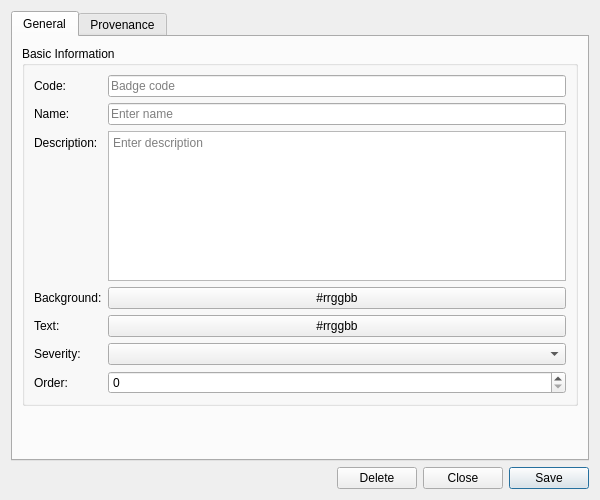
<?xml version="1.0" encoding="UTF-8"?>
<ui version="4.0">
 <class>BadgeDefinitionDetailDialog</class>
 <widget class="QWidget" name="BadgeDefinitionDetailDialog">
  <property name="geometry">
   <rect>
    <x>0</x>
    <y>0</y>
    <width>600</width>
    <height>500</height>
   </rect>
  </property>
  <property name="sizePolicy">
   <sizepolicy hsizetype="Preferred" vsizetype="Preferred">
    <horstretch>0</horstretch>
    <verstretch>0</verstretch>
   </sizepolicy>
  </property>
  <property name="minimumSize">
   <size>
    <width>600</width>
    <height>500</height>
   </size>
  </property>
  <property name="windowTitle">
   <string>Badge Definition Details</string>
  </property>
  <layout class="QVBoxLayout" name="verticalLayout">
   <item>
    <widget class="QTabWidget" name="tabWidget">
     <property name="currentIndex"><number>0</number></property>
     <widget class="QWidget" name="generalTab">
      <attribute name="title"><string>General</string></attribute>
      <layout class="QVBoxLayout" name="generalLayout">
       <item>
        <widget class="QGroupBox" name="basicInfoGroup">
         <property name="title">
          <string>Basic Information</string>
         </property>
         <layout class="QFormLayout" name="formLayout">
          <item row="0" column="0">
           <widget class="QLabel" name="labelCode">
            <property name="text">
             <string>Code:</string>
            </property>
           </widget>
          </item>
          <item row="0" column="1">
           <widget class="QLineEdit" name="codeEdit">
            <property name="placeholderText">
             <string>Badge code</string>
            </property>
            <property name="readOnly">
             <bool>true</bool>
            </property>
           </widget>
          </item>
          <item row="1" column="0">
           <widget class="QLabel" name="labelName">
            <property name="text">
             <string>Name:</string>
            </property>
           </widget>
          </item>
          <item row="1" column="1">
           <widget class="QLineEdit" name="nameEdit">
            <property name="placeholderText">
             <string>Enter name</string>
            </property>
           </widget>
          </item>
          <item row="2" column="0">
           <widget class="QLabel" name="labelDescription">
            <property name="text">
             <string>Description:</string>
            </property>
           </widget>
          </item>
          <item row="2" column="1">
           <widget class="QPlainTextEdit" name="descriptionEdit">
            <property name="minimumSize">
             <size>
              <width>0</width>
              <height>80</height>
             </size>
            </property>
            <property name="maximumSize">
             <size>
              <width>16777215</width>
              <height>150</height>
             </size>
            </property>
            <property name="placeholderText">
             <string>Enter description</string>
            </property>
           </widget>
          </item>
          <item row="3" column="0">
           <widget class="QLabel" name="labelBackgroundColour">
            <property name="text">
             <string>Background:</string>
            </property>
           </widget>
          </item>
          <item row="3" column="1">
           <widget class="QPushButton" name="backgroundColourButton">
            <property name="text">
             <string>#rrggbb</string>
            </property>
           </widget>
          </item>
          <item row="4" column="0">
           <widget class="QLabel" name="labelTextColour">
            <property name="text">
             <string>Text:</string>
            </property>
           </widget>
          </item>
          <item row="4" column="1">
           <widget class="QPushButton" name="textColourButton">
            <property name="text">
             <string>#rrggbb</string>
            </property>
           </widget>
          </item>
          <item row="5" column="0">
           <widget class="QLabel" name="labelSeverityCode">
            <property name="text">
             <string>Severity:</string>
            </property>
           </widget>
          </item>
          <item row="5" column="1">
           <widget class="QComboBox" name="severityCodeCombo">
            <property name="insertPolicy">
             <enum>QComboBox::NoInsert</enum>
            </property>
           </widget>
          </item>
          <item row="6" column="0">
           <widget class="QLabel" name="labelDisplayOrder">
            <property name="text">
             <string>Order:</string>
            </property>
           </widget>
          </item>
          <item row="6" column="1">
           <widget class="QSpinBox" name="displayOrderEdit">
            <property name="minimum">
             <number>0</number>
            </property>
            <property name="maximum">
             <number>9999</number>
            </property>
           </widget>
          </item>
         </layout>
        </widget>
       </item>
       <item>
        <spacer name="verticalSpacer">
         <property name="orientation">
          <enum>Qt::Vertical</enum>
         </property>
         <property name="sizeHint" stdset="0">
          <size>
           <width>20</width>
           <height>40</height>
          </size>
         </property>
        </spacer>
       </item>
      </layout>
     </widget>
     <widget class="QWidget" name="provenanceTab">
      <attribute name="title"><string>Provenance</string></attribute>
      <layout class="QVBoxLayout" name="provenanceTabLayout">
       <item>
        <widget class="ores::qt::ProvenanceWidget" name="provenanceWidget" native="true"/>
       </item>
      </layout>
     </widget>
    </widget>
   </item>
   <item>
    <layout class="QHBoxLayout" name="buttonLayout">
     <item>
      <spacer name="horizontalSpacer">
       <property name="orientation">
        <enum>Qt::Horizontal</enum>
       </property>
       <property name="sizeHint" stdset="0">
        <size>
         <width>40</width>
         <height>20</height>
        </size>
       </property>
      </spacer>
     </item>
     <item>
      <widget class="QPushButton" name="deleteButton">
       <property name="text">
        <string>Delete</string>
       </property>
      </widget>
     </item>
     <item>
      <widget class="QPushButton" name="closeButton">
       <property name="text">
        <string>Close</string>
       </property>
      </widget>
     </item>
     <item>
      <widget class="QPushButton" name="saveButton">
       <property name="text">
        <string>Save</string>
       </property>
       <property name="default">
        <bool>true</bool>
       </property>
      </widget>
     </item>
    </layout>
   </item>
  </layout>
 </widget>
 <customwidgets>
  <customwidget>
   <class>ores::qt::ProvenanceWidget</class>
   <extends>QWidget</extends>
   <header>ores.qt/ProvenanceWidget.hpp</header>
  </customwidget>
 </customwidgets>
 <resources/>
 <connections/>
</ui>
